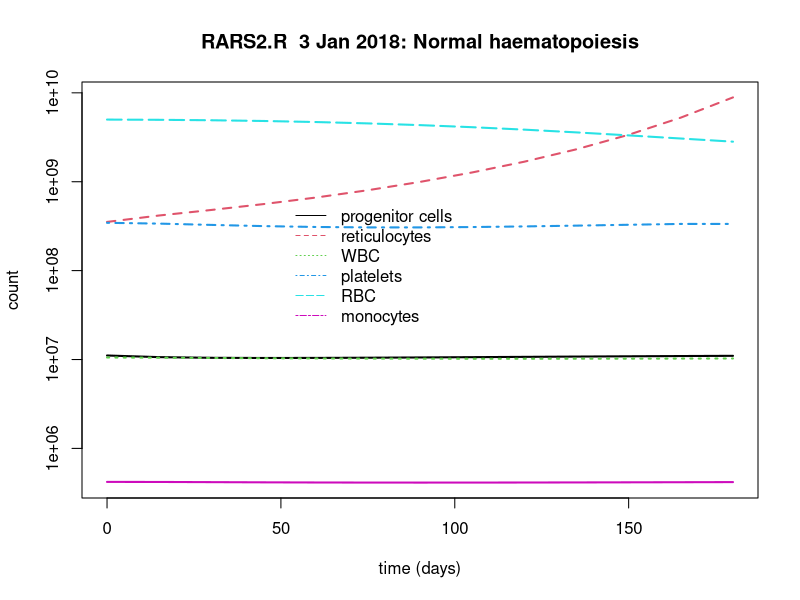

Generate this figure with R:
# RARS2.R  Model of RARS   Normal and dysplastic haematopoiesis model      3 January 2018
# MDS progenitor population has (optionally) impaired differentiation
# Tabulated output in tableM.txt
# Set Kgx to 2 for wild type or <2 for mutant ras (line 157). Set TET2 to 1.0 (TET2+) or 0.001 (TET2-) (line 165)
#
setwd("~/githubs/R/RARS")
library(deSolve)
# state variables are capitalized
# P     = progenitors (old CFU-GM)
# Q     = quiescent progenitors
# N     = Neutrophils
# TN    = Tissue Neutrophils
# M     = monocytes
# AN    = Activated Neutrophils
# ERYTH = erythroblasts
# MKP   = megalokaryoblasts
# MKcyte= megalokaryocytes
# Lym   = lymphocytes
# RBC   = circulating red cells
# MDP   = CMML progenitors
# MDQ   = quiescent CMML progenitors
# MDM   = dysplastic monocytes
# MDN   = dysplastic neutrophils
# MDT   = dysplastic tissue neutrophils
# MDA   = activated dysplastic cells
# GM    = GM-CSF   
# STAT5 = STAT5 
# STAT3 = STAT3
# Mcl1  = mantle cell lymphoma 1 (antiapoptosis factor)
# GCSF  = G-CSF
# Pla   = platelets
# Retic = reticulocytes
# epo   = erythropoietin
# Fe2   = Fe2+ in nucleus and cytosol
# MFe   = Fe2+ in mitochondria

# Drugs used to manipulate the system

#mo = MOR103 = Ab blocker of GM   (2)
#das= dasatinib                   (3)
#sb = SB272844 = IL8 inhibitor    (4)
#cn = CNDAC = sapacitabine becomes this = SSB producer = DSBs in S via HR  (5)
#seli = seliciclib = cdk9 inhibitor, blocks transcription of Mcl-1 (6)
#imab = infliximab, anti-TNF moab (7)
#ifna = interferon alpha (8)
#antiox = ascorbic acid, antoxidant (9)
#dac  = decitabine (10)

ix=15   # inner loopindex
nlines=12; dim=(nlines+1)*16
Cmatrix <- matrix(1:dim, ncol=16)

colnames(Cmatrix)<-c("Time","P","Retic","WBC","Platelets","RBC","monocytes","epo","MKcytes","mito-Fe","fe2","N","ERYTH","GM-CSF","MKP","G-CSF")
#
SF3B1=1.0;
SF3B1=0.01;
PI=1.11e7; QI=1.43e6; NI=7.12e6; TNI=1.12e5; ANI=12.8; MDPI=0; MDQI=0; MI=4.2e5; Lym=3.0e6;                                                # starting values
MDNI=0; MDTI=0; MDAI=0; GMI=.05673; STAT5I=.01004; STAT3I=26.59; Mcl1I=2.021; ROSI=1.967; ablI=0; il8I=4; GCSFI=.75; il3I=1; 
ERYTHI=1.27e8; RBCI=5.0e9; MKPI=1.423e4; MKcyteI=1.18e5; PlaI=3.45e8; MDMI=0; ReticI=3.53e8; epoI=.05; Fe2I=5.02; MFeI=11.9     # initial iron concentrations in nucleus and mitochondria
weightP=1.0; weightM=1.0; weightE=0.1; weightMK=1.5             # weighting factors for competition function
CFUlimit=PI*weightP+MDPI*weightM+ERYTHI*weightE+MKPI*weightMK
timex=0; timeW=9999; flag1=1

fmyelo <- function(Time, State, Pars) {
	with(as.list(c(State, Pars)), {
				vX.P = Vx.p*il3/(il3+Kil3)
				vP.P = P*Vp.p*GM/(GM+Kgm)/(1+cn/Kcn)*(1-Qf)
				vP.N = P*Vp.n*GCSF/(GCSF+Kg)
				vP.M = P*Vp.m/(1+(M+MDM)/KiM)
				vN.TN = N*Vn.tn*il8/(il8+Kil8)/(1+sb/Ksb)
				vN.X = N*Vn.x/(1+Mcl1/Kmcl1)
				vTN.X = TN*Vtn.x/(1+Mcl1/Kmcl1)
				vTN.AN = TN*Vtn.an*STAT5/(STAT5+Kstat5)
				vAN.TN = AN*Van.tn
				vP.Q = P*Vp.p*GM/(GM+Kgm)/(1+cn/Kcn)*Qf
				vQ.P = Q*Vq.p/(1+P/Kp)
				vX.MDP = Vx.mdp*il3/(il3+Kil3)
				vMDP.MDP = MDP*Vmdp.mdp*GM/(GM+Kgx)/(1+cn/Kcn)*(1-Qf)      #  for wild-type Kgx=2; for mutant ras Kgx<2 
				vMDP.MDN = MDP*Vp.n*GCSF/(GCSF+Kg)*dfactor                 # dfactor = MDS differentiation impairment factor (0-1)
    				vMDP.MDM = MDP*Vp.m/(1+(M+MDM)*(TET2+(1-TET2)*dac/Kidac/(1+dac/Kidac))/KiM)
				vMDN.MDT = MDN*Vn.tn*il8/(il8+Kil8)/(1+sb/Ksb)		
				vMDN.X   = MDN*Vn.x/(1+Mcl1/Kmcl1)
				vMDT.MDA = MDT*Vtn.an*STAT5/(STAT5+Kstat5)
				vMDT.X = MDT*Vtn.x/(1+Mcl1/Kmcl1)
				vMDA.MDT = MDA*Van.tn
				vMDP.MDQ = MDP*Vmdp.mdp*GM/(GM+Kgx)/(1+cn/Kcn)*Qf
				vMDQ.MDP = MDQ*Vq.p/(1+MDP/Kp)
				vX.GM = Vx.gm/(1+(N+M+MDN+MDM)/Kn)/(1+mo/Kmo)
				vGM.X = GM*Vgm.x
				vX.STAT5=Vx.stat5*(1+abl/(Kabl*(1+das/Kdas)))
				vSTAT5.X=STAT5*Vstat5.x
				vX.STAT3=Vx.stat3*(1+AN/Kan)
				vSTAT3.X=STAT3*Vstat3.x
	                        vX.MCL1=Vx.mcl1*(1+abl/(Kabl2*(1+das/Kdas)))/(1+seli/Kseli)/(1+ifna/Kifna)
				vMCL1.X=Mcl1*Vmcl1.x
				vX.ROS=STAT3*Vx.ros/(STAT3+Kstat3)
				vROS.X=ROS*antiox*Kros2
				vX.ABL=tnfa/(1+imab/Kimab)*Vx.abl/(tnfa+Ktnfa)
				vABL.X=abl*Vabl.x
				vIL8.X=Vil8.x*ROS^nHr/(ROS^nHr+kkmax)
				vERYTH.ERYTH=ERYTH*Veryth.eryth *epo/(epo+Kepo)
				vRBC.X=RBC*Krbc.x
				vMKP.MKP=MKP*Vmkp.mkp/(1+Pla/Kpla)
				vMKP.MKcyte=MKP*Vmkp.mkcyte
				vMKcyte.Pla=MKcyte*Kmkcyte.pla
				vPla.x=Pla*Kpla.x
				vM.X=M*Km.x
				vMDM.X=MDM*Km.x
				vX.GCSF=Vx.gcsf/(1+(N+MDN)/Kineut)
				vGCSF.X=GCSF*Kgcsf.x
				vERYTH.RETIC=ERYTH*Veryth.retic
				vRETIC.X=Retic*Kretic.x
				vRETIC.RBC=Retic*Vretic.rbc*Fe2/5.0
				vX.EPO=Vx.epo/(1+RBC/Krbc)
				vEPO.X=epo*Vepo.x
				vX.Fe2 = Vx.Fe2*Fe2/5.0
				vFe2.X = VFe2.x*vRETIC.RBC
				vFe2.MFe = Fe2*VFe2.mfe 
				vMFe.Fe2 = MFe*Vmfe.Fe2*ABCB7
				
				dP = vX.P + vP.P - vP.N - vP.Q + vQ.P - vP.M
				dQ = vP.Q - vQ.P
				dN = vP.N*volM/volP - vN.TN - vN.X
				dTN = vN.TN*volP/volT - vTN.X - vTN.AN + vAN.TN
				dAN = vTN.AN - vAN.TN
			        dMDP = vX.MDP + vMDP.MDP + vMDQ.MDP - vMDP.MDN - vMDP.MDQ - vMDP.MDM
				dMDQ = vMDP.MDQ - vMDQ.MDP
				dMDN = vMDP.MDN*volM/volP - vMDN.MDT - vMDN.X
				dMDT = vMDN.MDT*volP/volT - vMDT.MDA + vMDA.MDT - vMDT.X
				dMDA = vMDT.MDA*volP/volT - vMDA.MDT
				dGM  = vX.GM-vGM.X
				dSTAT5 =vX.STAT5-vSTAT5.X
				dSTAT3 =vX.STAT3-vSTAT3.X
				dMcl1  =vX.MCL1-vMCL1.X
				dROS   = vX.ROS - vROS.X
				dabl   =vX.ABL-vABL.X
				dIL8   = 0
				dGCSF  = vX.GCSF-vGCSF.X
				dil3   =(vX.ABL-vABL.X)/(Km0*(1+das/Kdas))
				dERYTH = vERYTH.ERYTH-vERYTH.RETIC
				dRBC   = vRETIC.RBC-vRBC.X
				dMKP   = vMKP.MKP-vMKP.MKcyte
				dMKcyte= vMKP.MKcyte-vMKcyte.Pla
				dPla   = vMKcyte.Pla*5000-vPla.x
				dM     = vP.M-vM.X
				dMDM   = vMDP.MDM-vMDM.X
				dRetic = vERYTH.RETIC-vRETIC.X-vRETIC.RBC
				depo   = vX.EPO-vEPO.X
				dFe2   = vX.Fe2-vFe2.X-vFe2.MFe+vMFe.Fe2*volmt/volcs
				dMFe   = vFe2.MFe*volcs/volmt-vMFe.Fe2

				return(list(c(dP,dQ,dN,dTN,dAN,dMDP,dMDQ,dMDN,dMDT,dMDA,dGM,dSTAT5,dSTAT3,dMcl1,dROS,dabl,dIL8,dGCSF,dil3,dERYTH,dRBC,dMKP,dMKcyte,dPla,dM,dMDM,dRetic,depo,dFe2,dMFe),
   						c(vP.P=vP.P,vP.N=vP.N,vN.TN=vN.TN,vTN.X=vTN.X,vTN.AN=vTN.AN,vAN.TN=vAN.TN,vP.Q=vP.Q,vQ.P=vQ.P,vRETIC.RBC=vRETIC.RBC,vERYTH.RETIC=vERYTH.RETIC,vRETIC.X=vRETIC.X))
					   )
			}) 
}

pars=c(Vx.p=1.53e4, Vx.mdp=0,Kil3=1, Vp.p=.236, Vmdp.mdp=.236, Kgm=2, Kgx=2, Kcn=0.1, Vp.n=.026, Kg=1, Kmo=1,Vn.tn=.781, Kil8=396, Ksb=250, Vtn.x=.038, Kmcl1=2.438, Vtn.an=.001, Kstat5=.1, 
Van.tn=.09, Vq.p=.53778, Kp=7e4, Vx.gm=2.007, Kn=1.96e4, Vgm.x=.05,Vx.stat5=.002, Kabl=1, Kdas=5, Vstat5.x=.2, Vx.stat3=1.5, Kan=100, Vstat3.x=.1, Vn.x=2e-3, Vx.mcl1=1, Kabl2=1, Vmcl1.x=.5, 
Vx.ros=980, Kstat3=250, Kros=30, Kgsh=9.5e5, Vp.m=6e-3,Kros2=.104, Kpla=3e9, Kseli=.3, Kifna=1, Vbact.x=5.756e-2, nHr=2.5,kkmax=320,Vx.abl=.22,Ktnfa=1,Kimab=1,Kidac=1.0, Vabl.x=.0145,
Vil8.x=5e-4, tnfa=.01, bact=0, Vtnfa.x=5e-6, Ka2=.5, Km0=.1, dfactor=1.0, TET2=1, Veryth.eryth=.78, Vretic.rbc=8.4e-2, Krbc=5.0e9, Krbc.x=6.3e-3, Vmkp.mkp=.223, Vmkp.mkcyte=.2, 
Kmkcyte.pla=.029, Kpla.x=.05, Km.x=.012, Kras=1.6, Vx.gcsf=.02, Kgcsf.x=.01, Kineut=5e+6, KiM=3.5e+4, Veryth.retic=0.39, Kretic.x=4.05e-2, Vx.epo=0.02, Vepo.x=0.2, Kepo=.05, Vx.Fe2=7.98e-2,
VFe2.x=2.5e-9, VFe2.mfe=1.52e-2, Vmfe.Fe2=6.4e-2, 
Qf=.0373, volP=2900, volM=1400, volT=65700, volcs=0.9, volmt=0.1, ABCB7=SF3B1,    # these are boundary  conditions
bu=0,mo=0,das=0,sb=0,cn=0,seli=0,imab=0,ifna=0,antiox=7,dac=0) # Drug concns

X0=c(P=PI,Q=QI,N=NI,TN=TNI,AN=ANI,MDP=MDPI,MDQ=MDQI,MDN=MDNI,MDT=MDTI,MDA=MDAI,GM=GMI,STAT5=STAT5I,STAT3=STAT3I,Mcl1=Mcl1I,ROS=ROSI,abl=ablI,il8=il8I,GCSF=GCSFI,il3=il3I,ERYTH=ERYTHI,RBC=RBCI,
MKP=MKPI, MKcyte=MKcyteI,Pla=PlaI,M=MI,MDM=MDMI,Retic=ReticI,epo=epoI,Fe2=Fe2I,MFe=MFeI)
                                                 # Starting values for variables

Cmatrix[1,1]<-0;Cmatrix[1,2]<-PI;Cmatrix[1,3]<-ReticI;Cmatrix[1,4]<-NI+MDNI+MI+MDMI+Lym; Cmatrix[1,5]<-PlaI;Cmatrix[1,6]<-RBCI;Cmatrix[1,7]<-MI+MDMI;Cmatrix[1,8]<-epoI;Cmatrix[1,9]=MKcyteI;
Cmatrix[1,10]<-MFeI;Cmatrix[1,11]<-Fe2I;Cmatrix[1,12]<-NI;Cmatrix[1,13]<-ERYTHI;Cmatrix[1,14]=GMI;Cmatrix[1,15]=MKPI;Cmatrix[1,16]=GCSFI;
									   								   
times <- seq(1,ix, by = 1)
out   <- ode(X0, times, fmyelo, pars)
        
	for(i in seq(from=2, to=nlines, by=1)) {
	P=out[ix,2]; Q=out[ix,3]; N=out[ix,4]; TN=out[ix,5]; AN=out[ix,6]; MDP=out[ix,7]; MDQ=out[ix,8]; MDN=out[ix,9]; MDT=out[ix,10]; MDA=out[ix,11]
	GM=out[ix,12]; STAT5=out[ix,13]; STAT3=out[ix,14]; Mcl1=out[ix,15]; ROS=out[ix,16]; abl=out[ix,17]; il8=out[ix,18]; GCSF=out[ix,19]; il3=out[ix,20]; ERYTH=out[ix,21]; RBC=out[ix,22];
        MKP=out[ix,23];MKcyte=out[ix,24];Pla=out[ix,25];M=out[ix,26];MDM=out[ix,27];Retic=out[ix,28];epo=out[ix,29];Fe2=out[ix,30];MFe=out[ix,31]
	X0=c(P,Q,N,TN,AN,MDP,MDQ,MDN,MDT,MDA,GM,STAT5,STAT3,Mcl1,ROS,abl,il8,GCSF,il3,ERYTH,RBC,MKP,MKcyte,Pla,M,MDM,Retic,epo,Fe2,MFe)
                                                                            
Cmatrix[i,1]<-out[ix,1];Cmatrix[i,2]<-P;Cmatrix[i,3]<-Retic;Cmatrix[i,4]<-N+MDN+M+MDM+Lym; Cmatrix[i,5]<-Pla;Cmatrix[i,6]<-RBC; Cmatrix[i,7]=M+MDM; Cmatrix[i,8]<-out[ix,29];Cmatrix[i,9]=MKcyte; 
Cmatrix[i,10]<-out[ix,31]; Cmatrix[i,11]<-out[ix,30]; Cmatrix[i,12]<-N;Cmatrix[i,13]<-ERYTH; Cmatrix[i,14]=GM; Cmatrix[i,15]=out[ix,23]; Cmatrix[i,16]=out[ix,19];

times <- seq(ix*(i-1)+1,ix*i, by = 1)
out   <- ode(X0, times, fmyelo, pars);P=out[ix,2]; MDP=out[ix,7]; ERYTH=out[ix,21]; MKP=out[ix,23];

# Competition function
progenitors=P*weightP+MDP*weightM+ERYTH*weightE+MKP*weightMK; 
if(progenitors>CFUlimit) {ratioN=P*weightP/progenitors;ratioM=MDP*weightM/progenitors;ratioE=ERYTH*weightE/progenitors;ratioMK=MKP*weightMK/progenitors
        P=ratioN*CFUlimit/weightP; MDP=ratioM*CFUlimit/weightM; ERYTH=ratioE*CFUlimit/weightE; MKP=ratioMK*CFUlimit/weightMK; }

timex=out[ix,1]; if(flag1 && (M+MDM)>4e6){flag1=0; timeW=timex}
if(MDP<.5)MDP=0;
                       }
Cmatrix[i+1,1]=timex;Cmatrix[i+1,2]<-out[ix,2];Cmatrix[i+1,3]<-out[ix,28];Cmatrix[i+1,4]<-out[ix,4]+out[ix,9]+out[ix,26]+out[ix,27]+Lym;Cmatrix[i+1,5]=Pla;Cmatrix[i+1,6]<-out[ix,22]
Cmatrix[i+1,7]<-out[ix,26]+out[ix,27]; Cmatrix[i+1,8]<-out[ix,29];Cmatrix[i+1,9]<-out[ix,24]; Cmatrix[i+1,10]<-out[ix,31];Cmatrix[i+1,11]<-out[ix,30];Cmatrix[i+1,12]<-out[ix,4]
Cmatrix[i+1,13]=out[ix,21];Cmatrix[i+1,14]=out[ix,12];Cmatrix[i+1,15]=out[ix,23]; Cmatrix[i+1,16]=out[ix,19]

write.table(Cmatrix, file="tableM.txt", append=FALSE, quote=FALSE, sep=" ", row.names=TRUE, col.names=TRUE); 
Cmatrix
outline<-c("Time to onset", timeW,     "MDA = ", MDA, "GM = ", GM); #print(outline)

matplot(Cmatrix[,1], Cmatrix[,2:7], type = "l", xlab = "time (days)", ylab = "count",
main = "RARS2.R  3 Jan 2018: Normal haematopoiesis", log="y", lwd = 2)
legend(50,7e8, c("progenitor cells", "reticulocytes","WBC", "platelets","RBC","monocytes"), col = 1:6, lty = 1:6,bty="n")
